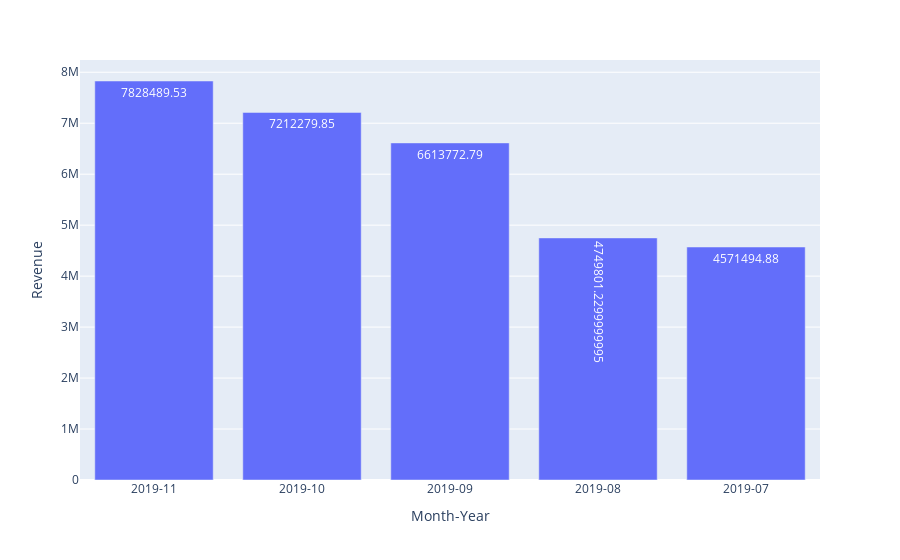

Notebook code cell kept with this figure:
### Code cell
fig2 = px.bar(top5_mountly.head(5), x="Month-Year", y="Revenue", text="Revenue")
fig2.update_layout(xaxis=dict(type = "category"))
fig2.show()

### Figure 1 — Plotly figure (JSON) as saved in the notebook; plotly's stock layout.template omitted (floating-point values rounded to 4 significant figures)
{"data": [{"alignmentgroup": "True", "hovertemplate": "Month-Year=%{x}<br>Revenue=%{text}<extra></extra>", "legendgroup": "", "marker": {"color": "#636efa", "pattern": {"shape": ""}}, "name": "", "offsetgroup": "", "orientation": "v", "showlegend": false, "text": [7828000.0, 7212000.0, 6614000.0, 4750000.0, 4571000.0], "textposition": "auto", "type": "bar", "x": ["2019-11", "2019-10", "2019-09", "2019-08", "2019-07"], "xaxis": "x", "y": [7828000.0, 7212000.0, 6614000.0, 4750000.0, 4571000.0], "yaxis": "y"}], "layout": {"barmode": "relative", "legend": {"tracegroupgap": 0}, "margin": {"t": 60}, "xaxis": {"anchor": "y", "domain": [0, 1], "title": {"text": "Month-Year"}, "type": "category"}, "yaxis": {"anchor": "x", "domain": [0, 1], "title": {"text": "Revenue"}}}}
